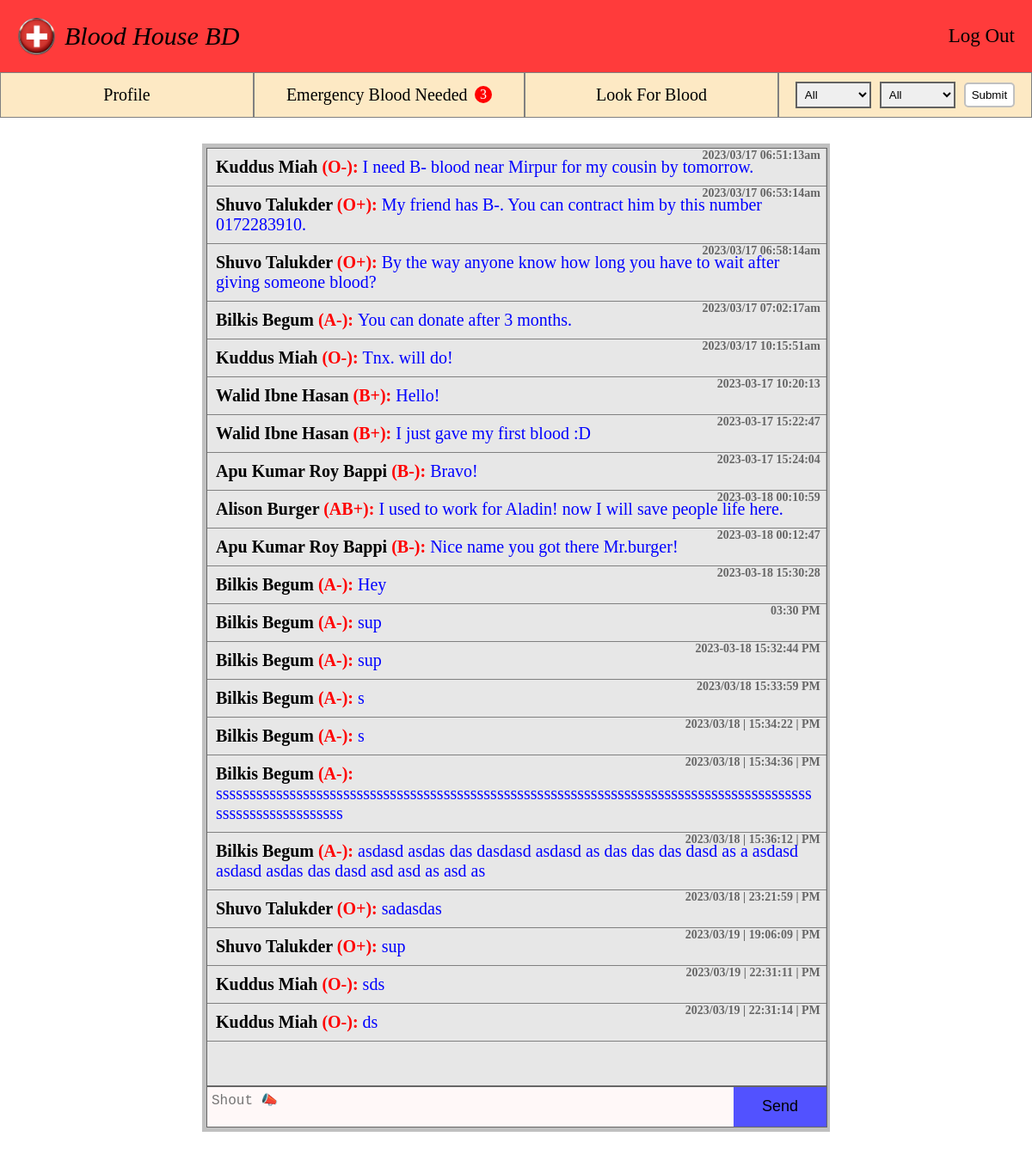
/look.php, run on the app's committed database.
### tables this page shows
CREATE TABLE `chat` (
  `name` varchar(100) NOT NULL,
  `email` varchar(100) NOT NULL,
  `message` varchar(10000) NOT NULL,
  `group` varchar(10) NOT NULL,
  `date` varchar(50) NOT NULL
);

### look.php (the view, shortened to what this page needs)
<!DOCTYPE html>
<html lang="en">
<head>
  <link rel="stylesheet" href="css/style.css">
  <link rel="stylesheet" href="css/lkkk.css">
</head>
<body>
  <header class="header">
    <nav>
      <div class="nav-img-title">
        <a class="nav-car-title" href="home.php"> <img class="nav-car-img" src="images/navicon.png" alt="navicon">Blood House BD</a>
      </div>
      <div class="nav-left-box">
        <a class="nav-left" href="home.php">Log Out</a>
      </div>
    </nav>
  </header>
   <section class="profile-section">
    <a class="profile-a" href="profile.php">Profile</a>
    <div class="profile-div inside">
    <a class="div-a" href="emergency.php">Emergency Blood Needed</a>
    <?php
    require_once('DBconnect.php');
    $sql = "SELECT COUNT(*) as count FROM urgent";
        $result = mysqli_query($conn, $sql);
        $row = mysqli_fetch_assoc($result);
        if ($row['count'] != "0") {
          ?>
          <span class="profile-emer"><?php echo $row['count']; ?></span>
  <?php
}
    ?>
    </div>
    <a class="profile-a" href="look.php">Look For Blood</a>
    <form action="dashboardUser.php" method="post" class="profile-div filter">
      <select class="profile-drop" id="cars" name="group">
          <option name="from" value="All">All</option>
      </select>
      <select class="profile-drop"  id="cars" name="active">
          <option name="from" value="All">All</option>
      </select>
      <input type="submit" value="Submit" class="profile-in" name="submit">
    </form>
  </section>
  <section class="section-chat">
    <div class="shout-box">
      <div class="shout-show">
      <?php
          require_once('DBconnect.php');
          $sql_chat = "SELECT `name`,`message`,`group`,`date` from chat";
          $result_chat = mysqli_query($conn, $sql_chat);
          if(mysqli_num_rows($result_chat) != 0){
            while($row_chat = mysqli_fetch_assoc($result_chat) ){ ?>
      <div class="end">
        <h1 class="shout-message"><?php $name = $row_chat['name']; $store = "(".$row_chat['group']."): "; echo $name;?> <span class="shout-blood"><?php echo $store;?></span> <span class="shout-span"><?php echo $row_chat['message']?></span>
        </h1>
        <h1 class="date"><?php echo $row_chat['date'];?></h1>
        </div>
<?php }} ?>
      </div>
      <form action="href.php" method="post" class="show-form">
        <textarea placeholder="Shout 📣" required name="text" id=""  class="shout-text"></textarea>
        <input type="submit" class="shout-btn" name="submit" value="Send">
      </form>
    </div>
  </section>
  </body>
</html>

### css/style.css (style rules this page uses)
* { padding: 0; margin: 0; box-sizing: 0; }
html { font-size: 62.5%; }

### css/lkkk.css (style rules this page uses)
nav { background-color: rgba(255, 40, 40, 0.911); padding: 2rem 2rem; display: flex; align-items: center; justify-content: space-between; }
.nav-car-img { width: 4.5rem; }
.nav-car-title { text-decoration: none; font-size: 3rem; font-style: oblique; color: black; font: bold; display: flex; gap: 1rem; justify-content: center; align-items: center; }
.nav-left-box { display: flex; justify-content: space-between; align-items: center; gap: 5rem; font-size: 2.3rem; }
.nav-left:link, .nav-left:visited { color: black; text-decoration: none; transition: all 0.3s; }
.profile-section { display: flex; justify-content: space-around; }
.profile-a:link, .profile-a:visited { display: inline-block; text-decoration: none; font-size: 2rem; width: 100%; border: 1px solid gray; text-align: center; background-color: rgb(253, 233, 196); color: black; padding: 1rem 0; transition: all 0.3s; display: flex; justify-content: center; align-items: center; }
.div-a:link, .div-a:visited { display: inline-block; text-decoration: none; font-size: 2rem; color: black; padding: 1rem 0; transition: all 0.3s; }
.profile-div { width: 100%; text-align: center; background-color: rgb(253, 233, 196); color: black; padding: 1rem 0; border: 1px solid gray; display: flex; justify-content: center; align-items: center; gap: 0.5rem; }
.filter { display: flex; gap: 1rem; }
.inside { padding: 0 1rem; }
.profile-drop { width: 30%; font-family: sans-serif; border: 2px solid rgb(97, 97, 97); padding: .5rem; cursor: pointer; }
.profile-emer { margin-left: .3rem; background-color: red; border-radius: 100%; padding: .13rem .6rem .1rem .65rem; font-size: 1.6rem; color: white; }
.profile-in { border: none; border-radius: 5px; padding: .5rem .7rem; background-color: white; color: black; border: 2px solid silver; transition: all .3s; }
.section-chat { min-height: calc(100vh - 8.6rem); display: flex; justify-content: center; align-items: center; }
.shout-box { width: 60%; border: 5px solid silver; min-height: calc(100vh - 15.6rem); background-color: rgb(231, 231, 231); }
.shout-show { width: 100%; border: 1px solid rgb(102, 102, 102); overflow-y: auto; height: calc(100vh - 20.6rem); word-wrap: break-word; }
.show-form { border: 1px solid rgb(102, 102, 102); width: 100%; display: grid; grid-template-columns: 1.7fr 0.3fr; }
.shout-text { resize: none; padding: 0.5rem; font-size: 1.6rem; border-radius: 0; border: none; background-color: rgb(255, 248, 248); }
.shout-btn { border-radius: 0; border: none; background-color: rgb(82, 82, 255); font-size: 1.8rem; }
.shout-message { font-size: 2rem; padding: 1rem 1rem 1rem 1rem; font-weight: bold; border-bottom: 1px solid gray; }
.shout-span { color: blue; font-weight: normal; }
.shout-blood { color: rgb(255, 0, 0); }
.date { color: rgb(102, 102, 102); position: absolute; top: 0%; right: 1%; font-size: 1.4rem; }
.end { position: relative; }

### data on the page
chat: name "Kuddus Miah", group "(O-):", message "I need B- blood near Mirpur for my cousin by tomorrow.", date "2023/03/17 06:51:13am"
chat: name "Shuvo Talukder", group "(O+):", message "My friend has B-. You can contract him by this number 0172283910.", date "2023/03/17 06:53:14am"
chat: name "Shuvo Talukder", group "(O+):", message "By the way anyone know how long you have to wait after giving someone blood?", date "2023/03/17 06:58:14am"
chat: name "Bilkis Begum", group "(A-):", message "You can donate after 3 months.", date "2023/03/17 07:02:17am"
chat: name "Kuddus Miah", group "(O-):", message "Tnx. will do!", date "2023/03/17 10:15:51am"
chat: name "Walid Ibne Hasan", group "(B+):", message "Hello!", date "2023-03-17 10:20:13"
chat: name "Walid Ibne Hasan", group "(B+):", message "I just gave my first blood :D", date "2023-03-17 15:22:47"
chat: name "Apu Kumar Roy Bappi", group "(B-):", message "Bravo!", date "2023-03-17 15:24:04"
chat: name "Alison Burger", group "(AB+):", message "I used to work for Aladin! now I will save people life here.", date "2023-03-18 00:10:59"
chat: name "Apu Kumar Roy Bappi", group "(B-):", message "Nice name you got there Mr.burger!", date "2023-03-18 00:12:47"
chat: name "Bilkis Begum", group "(A-):", message "Hey", date "2023-03-18 15:30:28"
chat: name "Bilkis Begum", group "(A-):", message "sup", date "03:30 PM"
chat: name "Bilkis Begum", group "(A-):", message "sup", date "2023-03-18 15:32:44 PM"
chat: name "Bilkis Begum", group "(A-):", message "s", date "2023/03/18 15:33:59 PM"
chat: name "Bilkis Begum", group "(A-):", message "s", date "2023/03/18 | 15:34:22 | PM"
chat: name "Bilkis Begum", group "(A-):", message "ssssssssssssssssssssssssssssssssssssssssssssssssssssssssssssssssssssssssssssssssssssssssssssssssssssssssssss", date "2023/03/18 | 15:34:36 | PM"
chat: name "Bilkis Begum", group "(A-):", message "asdasd asdas das dasdasd asdasd as das das das dasd as a asdasd asdasd asdas das dasd asd asd as asd as", date "2023/03/18 | 15:36:12 | PM"
chat: name "Shuvo Talukder", group "(O+):", message "sadasdas", date "2023/03/18 | 23:21:59 | PM"
chat: name "Shuvo Talukder", group "(O+):", message "sup", date "2023/03/19 | 19:06:09 | PM"
chat: name "Kuddus Miah", group "(O-):", message "sds", date "2023/03/19 | 22:31:11 | PM"
chat: name "Kuddus Miah", group "(O-):", message "ds", date "2023/03/19 | 22:31:14 | PM"

### other printed values
$row['count'] "3"
